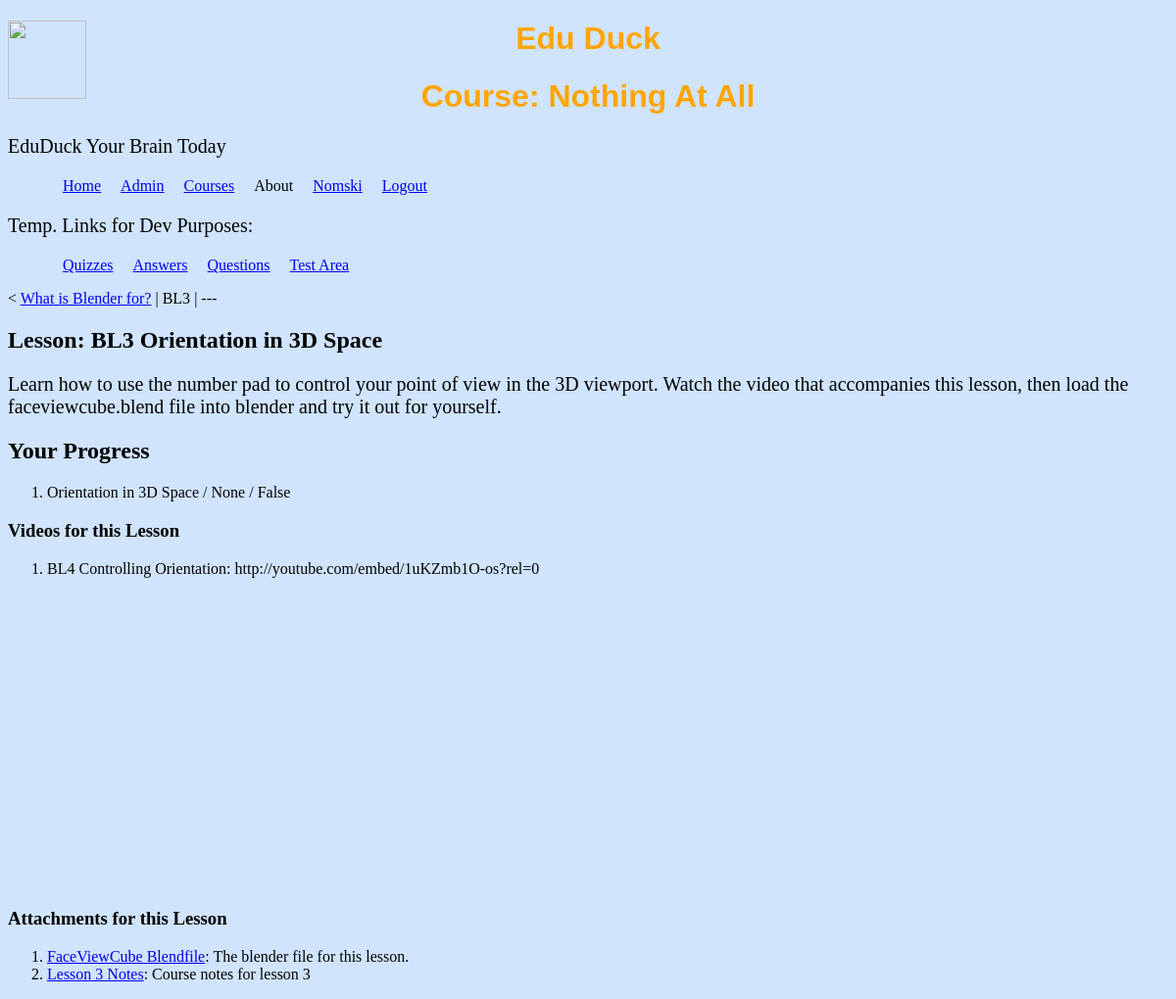
The page /courses/2/lesson/3/ (signed in) on the database as committed earlier.
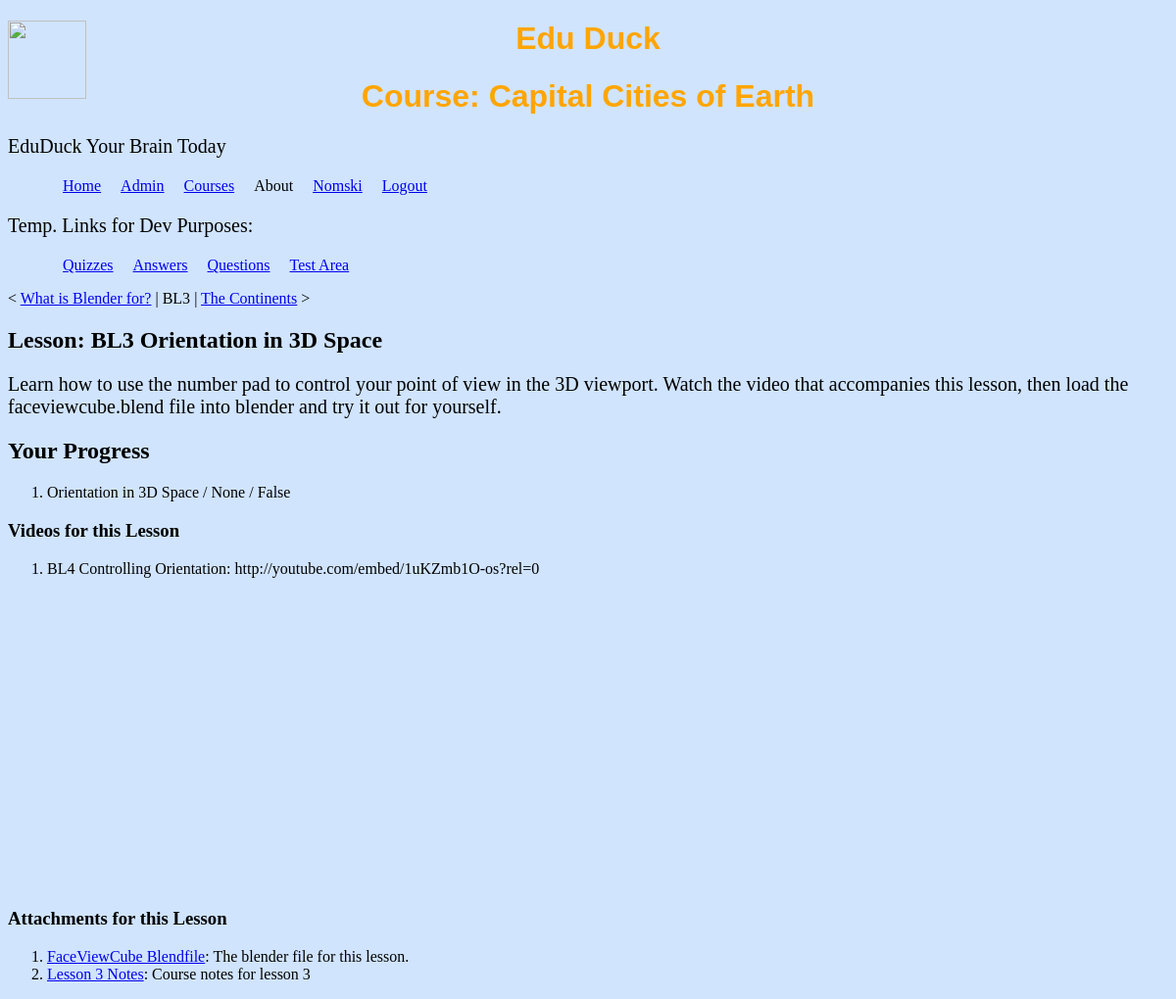
The same page on the database as committed later.
### courses/models.py (models this page shows, shortened)
class Course(models.Model):
    course_code = models.CharField(max_length=10)
    course_name = models.CharField(max_length=150)
    course_abstract = models.TextField()
    course_organiser = models.CharField(max_length=100)
    course_level = models.CharField(max_length=10, blank=True, null=True)
    course_credits = models.IntegerField(blank=True, null=True)

class Lesson(models.Model):
    lesson_code = models.CharField(max_length=10, blank=True, null=True)
    lesson_name = models.CharField(max_length=200)
    course = models.ForeignKey(Course)
    abstract = models.TextField()
    def get_next(self):
        next = Lesson.objects.filter(id__gt=self.id)
        if next:
            return next[0]
        return False
    def get_prev(self):
        prev = Lesson.objects.filter(id__lt=self.id)
        if prev:
            return prev[0]
        return False
    def __unicode__(self):
        return self.lesson_name

### courses/views.py (the view)
# urls.py: url(r'^courses/(?P<course_id>\d+)/lesson/(?P<lesson_id>\d+)/$',
@login_required
def lesson(request, course_id, lesson_id):
    course = get_object_or_404(Course, pk=course_id)
    lesson = get_object_or_404(Lesson, pk=lesson_id)
    user_lessons = lesson.userprofile_lesson_set.all()
    template = 'courses/lesson.html'
    context_data =  {'course':  course,
                     'lesson':  lesson,
                     'user_lessons':     user_lessons,
                    }
    context_instance = RequestContext(request)
    return render_to_response(template, context_data, context_instance)

### Templates/courses/lesson.html
{% extends "base.html" %}
{% block banner %}
    <h1>Course: {{course.course_name}}</h1>
{% endblock %}
{% block content %}
    <span class='prevnext'>
        {% if lesson.get_prev %}
            &lt;
            <a href='/courses/{{course.pk}}/lesson/{{lesson.get_prev.pk}}/'>
            {{lesson.get_prev}}</a>
        {% else %}
            ---
        {% endif %}
        | {{ lesson.lesson_code }} |
        {% if lesson.get_next %}
            <a href='/courses/{{course.pk}}/lesson/{{lesson.get_next.pk}}/'>
            {{ lesson.get_next }}</a> &gt;
        {% else %}
            ---
        {% endif %}
    </span>
    <h2>Lesson: {{lesson.lesson_code}} {{lesson.lesson_name}}</h2>
    <p>{{lesson.abstract}}</p>
    <h2>Your Progress</h2>
        <ol>
        {% for l in user_lessons %}
        <li>{{ l.lesson.lesson_name }} /
            {{ l.date_complete }} /
            {{ l.mark_complete}}
        </li>
        {% endfor %}
        </ol>
    <h3>Videos for this Lesson</h3>
    <ol>
    {% for v in lesson.video_set.all %}
        <li>{{ v.video_code}} {{v.video_name}}: {{v.url}}</li>
        <iframe width="560" height="315" src='{{ v.url }}'
        frameborder="0" allowfullscreen></iframe>
    {% empty %}
        <li>No videos for this lesson</li>
    {% endfor %}
    </ol>
    <h3>Attachments for this Lesson</h3>
    <ol>
    {% for a in lesson.attachments_set.all %}
        <li>{{ a.att_code}}
            <a href='{{a.att_url}}'>{{a.att_name}}</a>: {{a.att_desc}}
        </li>
    {% empty %}
        <li>No attachments in this lesson</li>
    {% endfor %}
    </ol>
{% endblock content%}

Rows that differ between the two databases and show on the page:
changed Course: course_name "Nothing At All" → "Capital Cities of Earth"
shown differently, row unchanged: Lesson "BL3": get_next (not shown) → "The Continents"
